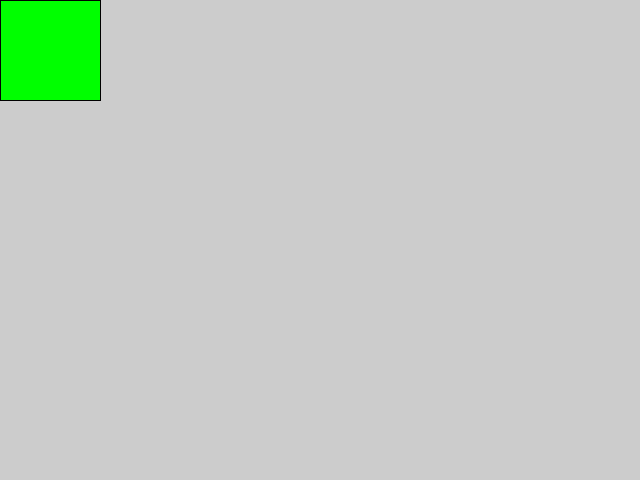
Frame 1 (no input)
Frame 60 (the mouse pressed at the canvas centre just before this capture): identical to frame 1, image omitted
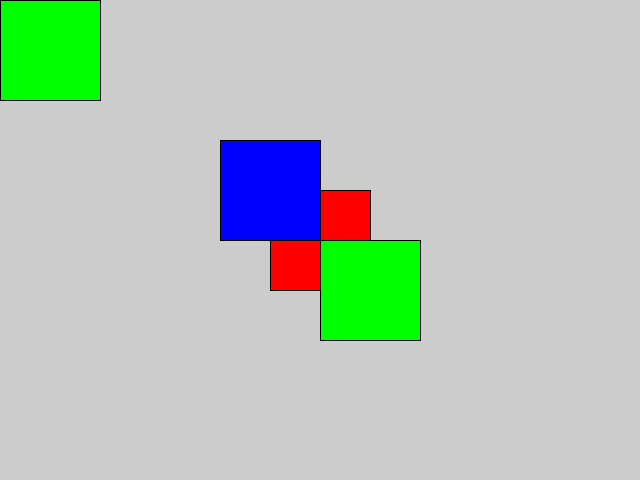
Frame 120 (the mouse held since frame 60 and released just before this capture)

The Processing sketch that drew these frames (run headless with seeded random() and noise(); from frame 60 on, the mouse is pressed at the canvas centre):

// Processing sketch: variables
// ── variables.pde

int box_width = 100;
int box_height = 100;

void setup(){
  size(640, 480);
}

void draw() {
  //background(255);
  fill(255, 0, 0);
  rect(mouseX - box_width/2, mouseY - box_height/2, box_width, box_height);
  fill(0, 255,0);
  rect(mouseX, mouseY, box_width, box_height);
  fill(0, 0, 255);
  rect(mouseX - box_width, mouseY - box_height, box_width, box_height);
}
